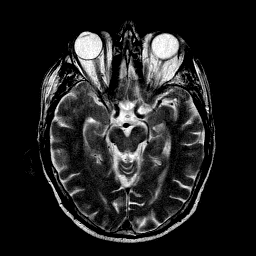
%> input picture MRI.png, 256 x 256 px
$ octave Proposed_Medical_Image_Fusion_Script.m   (GNU Octave 9; MATLAB toolbox functions it lacks are replaced by stand-ins)
%> lines starting %> are read from the running program, lines starting %| are printed output that depends on the picture
### ConvertRGBtoYUV.m
function imgOut = ConvertRGBtoYUV(img)

img=double(img);
mtxRGBtoYUV = [  0.299,    0.587,    0.114;
                -0.147, -0.289,  0.436;
                 0.615,   -0.515, -0.100];

[r, c]=size(mtxRGBtoYUV);
if(r ~= 3 || c ~= 3)
    error('The matrix for color transformation is not 3x3.');
end

imgOut = zeros(size(img));
for i=1:3
    imgOut(:,:,i) = img(:,:,1) * mtxRGBtoYUV(i,1) + img(:,:,2) * mtxRGBtoYUV(i,2) + img(:,:,3) * mtxRGBtoYUV(i,3);
end

### FUSION_NSST_PAULPCNN.m
function F = FUSION_NSST_PAULPCNN(A,B)
addpath(genpath('Shearlet'));
%% NSST decomposition
pfilt = 'maxflat';
shear_parameters.dcomp =[3,3,4,4];
shear_parameters.dsize =[8,8,16,16];
[y1,shear_f1]=nsst_dec2(A,shear_parameters,pfilt);
[y2,shear_f2]=nsst_dec2(B,shear_parameters,pfilt);
%% fusion
y=y1;
y{1} = lowpass_fuse(y1{1},y2{1});
for m=2:length(shear_parameters.dcomp)+1
    temp=size((y1{m}));temp=temp(3);
    for n=1:temp
        Ahigh=y1{m}(:,:,n);
        Bhigh=y2{m}(:,:,n);
        y{m}(:,:,n)=highpass_fuse(Ahigh,Bhigh);
    end
end
%%  NSST reconstruction
F=nsst_rec2(y,shear_f1,pfilt);
end

### Proposed_Medical_Image_Fusion_Script.m

%This package contains the matlab code of the following paper:

%Panigrahy, C., Seal, A., Gonzalo-Martín, C., Pathak, P., & Jalal, A. S. (2023).
%Parameter adaptive unit-linking pulse coupled neural network based MRI–PET/SPECT image fusion. Biomedical Signal Processing and Control, 83, 104659.
%DOI: 10.1016/j.bspc.2023.104659.
 clear all
 P=imread('MRI.png');  % A MxN matrix
%> P is the input picture: size 256x256 uint8; min 0, max 255, mean 33.9
 figure, imshow(P)
 Q=imread('PET.png');  % A MxNx3 matrix
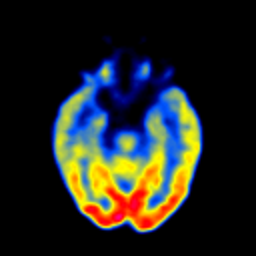
%> input picture PET.png, 256 x 256 px
%> Q is the input picture: size 256x256x3 uint8; mean R, G, B 34.5, 36.4, 32.9
 figure, imshow(Q)
  if size(Q,3)==3       % For MRI-PET/SPECT Image Fusion
        tic
        P=double(P)/255;
%> P: size 256x256 double
        Q=double(Q)/255;
%> Q: size 256x256x3 double
        Q_YUV=ConvertRGBtoYUV(Q);
%> after the loop in ConvertRGBtoYUV, `for i=1:3`:
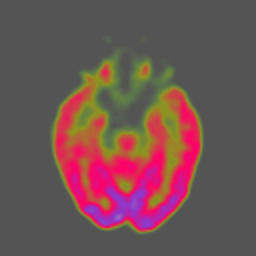
%> imgOut: size 256x256x3 double; mean R, G, B 0.139, -0.00488, -0.0032; drawn with min black and max white
        Q_Y=Q_YUV(:,:,1);
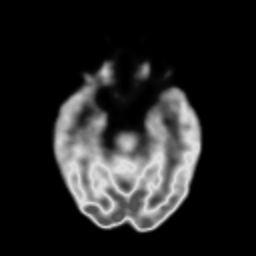
%> Q_Y: size 256x256 double; min 0, max 0.886, mean 0.139
        [hei, wid]=size(P);
%> hei = 256; wid = 256
%> the run ends on the next line
        F_Y=FUSION_NSST_PAULPCNN(P,Q_Y);  % Performing Image Fusion
